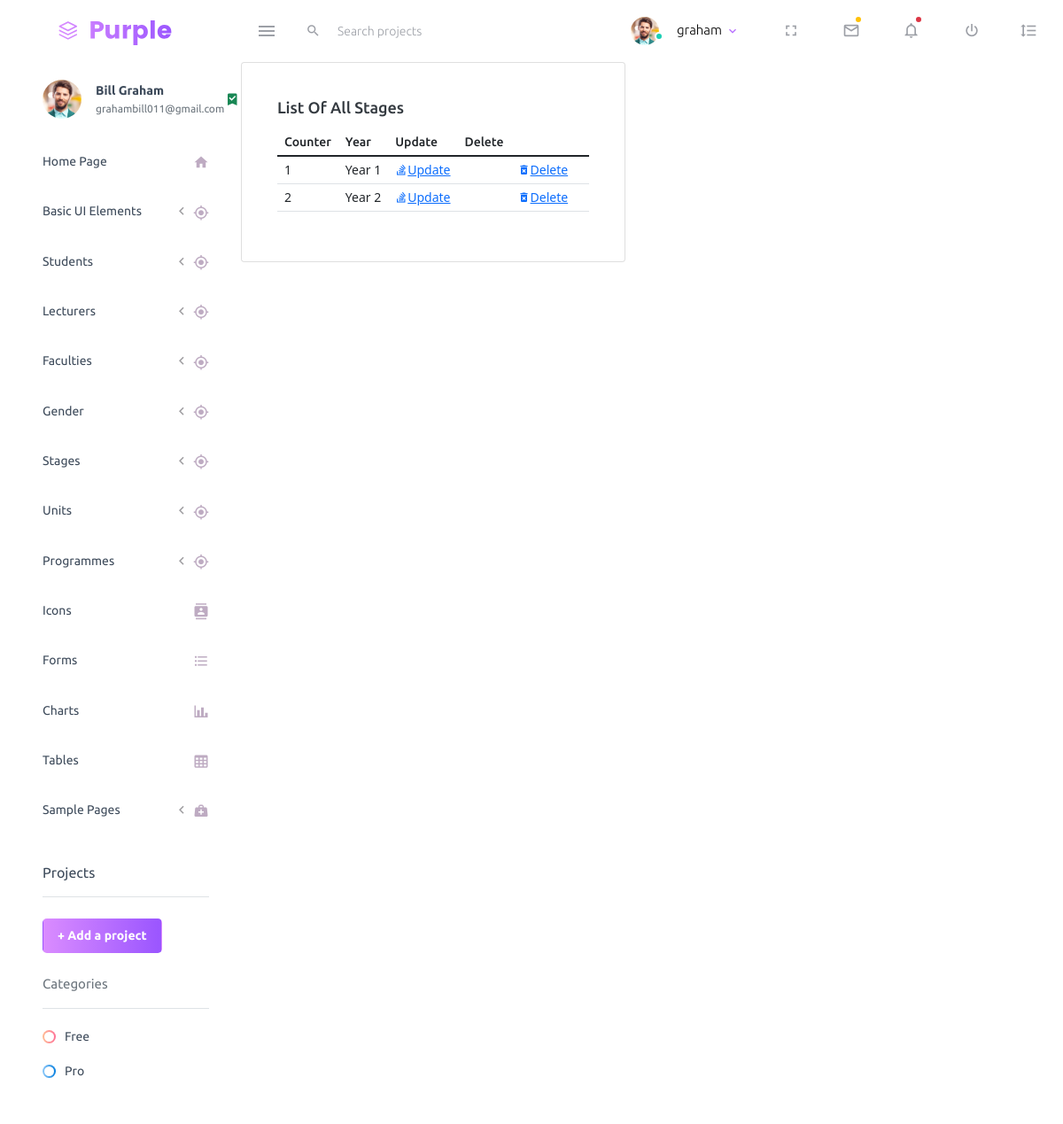
Page /school/list-stage/ (signed in) on the earlier database version.
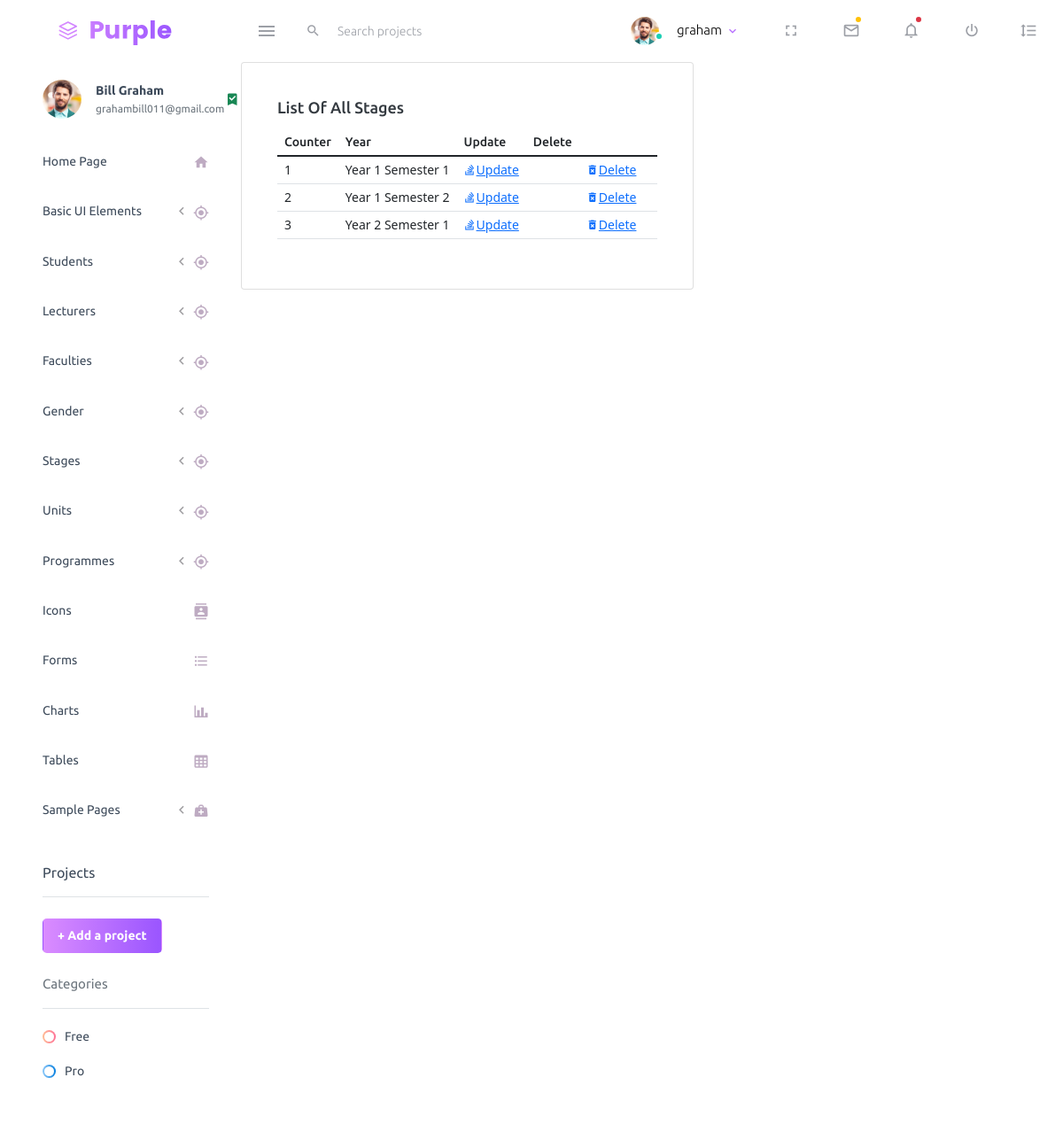
Same page on the later database version.
### school/models.py (models this page shows, shortened)
class Stages(models.Model):
    year=models.CharField(max_length=255, blank=True, null=True)

### school/views.py (the view)
# urls.py: path('list-stage/', views.ListStage, name='list-stage'),
@login_required
def ListStage(request):
	title = 'List of All Stages'
	queryset = Stages.objects.all()
	context = {
	"title": title,
	"queryset": queryset,
	}
	return render(request, "school/list-stages.html", context)

### school/templates/school/list-stages.html (shortened to what this page needs)
{% extends 'index2.html' %}
{% load static %}
{% block content %}
<div class="row">
    <div class="col-12 grid-margin">
      <div class="card">
        <div class="card-body">
          <h4 class="card-title">{{title}}</h4>
          <div class="table-responsive">
            <table class="table">
              <thead>
                <tr>
                  <th>Counter</th>
                  <th>Year</th>
                  <th>Update</th>
                  <th>Delete</th>
                </tr>
              </thead>
              <tbody>
                {% for instance in queryset %}
                    <tr>
                        <td>{{forloop.counter}}</td>
                        <td>{{instance.year}}</td>
                        <td><a href="{% url 'school:edit-stage' instance.id%}" class="mdi mdi-stack-overflow">Update</a><td>
                        <td><a href="{% url 'school:delete-stage' instance.id%}" class="mdi mdi-delete-forever">Delete</a><td>
                    </tr>
                {% endfor %}
              </tbody>
            </table>
          </div>
        </div>
      </div>
    </div>
  </div>
  {% endblock content %}

Differences in the rows shown:
changed Stages: year "Year 1" → "Year 1 Semester 1"
changed Stages: year "Year 2" → "Year 1 Semester 2"
added Stages: year "Year 2 Semester 1"
